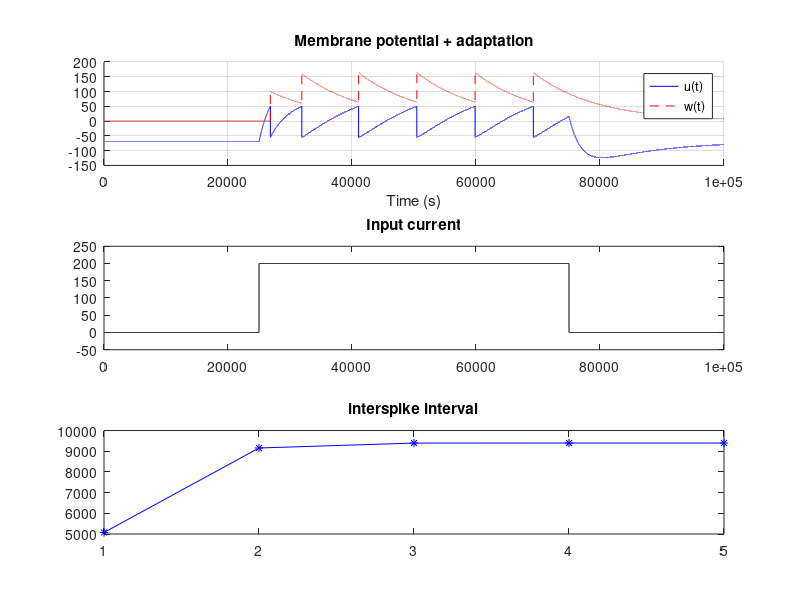

Source code (MATLAB):
% solve diff. equation for adaptation current and implement it
% parameters for adaptation current taken from:
% https://neuronaldynamics.epfl.ch/online/Ch6.S2.html

clc
clearvars

% Parameters
t_m = 20;        % Time constant for membrane potential
a_k = 0.0; % adaptation coupling
t_k = 100; % time constant for adaptation current, indexing over k neurons
b_k = 10000; % adaptation gain
u_r = -55; % voltage reset
u_rest = -70; % resting potential

t_f = 500; % time point for spike
u_th= 50; % spike threshold



dt=0.01; %in seconds
spk_times=[];
counter=0;
u(1)=u_rest; % intitial conditions u
w(1)=0;  % initial conditions adaptation current
I(1,1:25000)=0;
I(1,25000:75000)=200;
I(1,75000:100000)=0;




% Define and solve the differential equations:

for t=2:100000
    u(t)= u(t-1) + dt*(-(u(t-1) - u_rest) - w(t-1) + I(t-1))/t_m;
    if (u(t)>=u_th)
        u(t)=u_r;
        counter=counter+1;
        spk_times(counter)=t;
        w(t)= w(t-1) + dt*(a_k*(u(t-1) - u_rest) -w(t-1) + b_k*t_k)/t_k;
    else
        %w(t)= w(t-1) + dt*(a_k*(u(t-1) - u_rest) -w(t-1) + b_k*t_k*length(spk_times))/t_k;
        w(t)= w(t-1) + dt*(a_k*(u(t-1) - u_rest) -w(t-1))/t_k;
    end
end

% plot
figure(2);
subplot(3,1,1)
hold on;
plot(u, 'b-', 'DisplayName', 'u(t)');
plot(w, 'r--', 'DisplayName', 'w(t)');
xlabel('Time (s)');
ylabel('');
title('Membrane potential + adaptation')
%ylim([-50 250])
legend;
grid on;
subplot(3,1,2)
plot(I, 'k-')
title('Input current');
ylim([-50 250])
subplot(3,1,3)
plot(diff(spk_times), 'b-*')
title('interspike interval')
hold off;

%% Plot for phase plane %%

% figure(2);
% plot(u, w, 'DisplayName', 'trajectory');
% xlabel('u');
% ylabel('w');
% hold on;
% plot(u(1), w(2), 'ro', 'MarkerSize', 8, 'DisplayName', 'Initial Condition'); 
% legend show;
% title('Phase Plane Plot');
% grid on;


